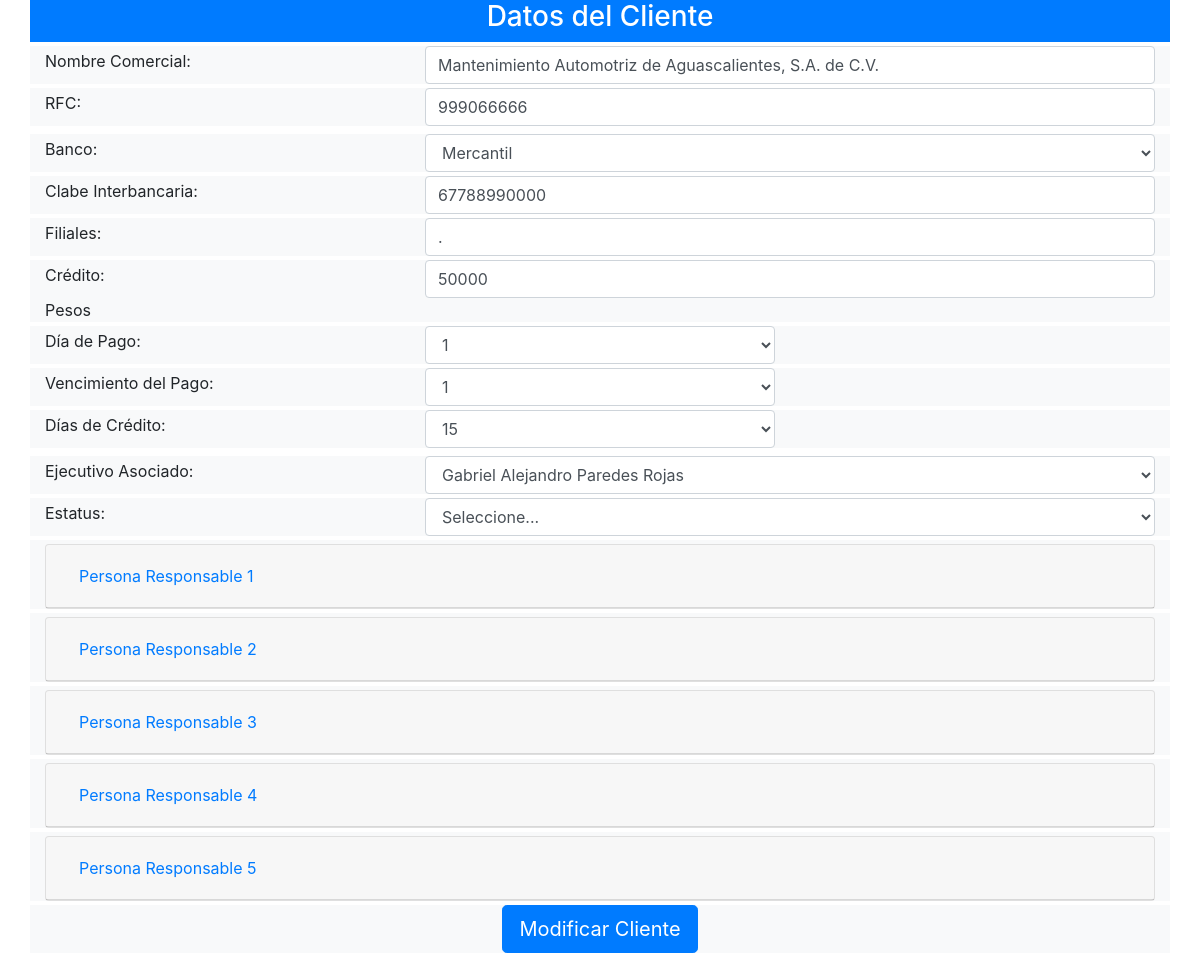
The page /frontend/pantalla/cliente/modificar_cliente.php on the database its author committed.
### tables this page shows
CREATE TABLE IF NOT EXISTS `cliente` (
  `cod_cli` int(11) NOT NULL AUTO_INCREMENT,
  `rfc_cli` varchar(15) NOT NULL,
  `com_cli` varchar(80) NOT NULL,
  `cue_cli` varchar(20) NOT NULL,
  `fil_cli` varchar(35) NOT NULL,
  `cre_cli` float NOT NULL,
  `dia_cli` int(11) NOT NULL,
  `pag_cli` int(11) NOT NULL,
  `ven_cli` int(11) NOT NULL,
  `pdf_cli` text NOT NULL,
  `fac_cli` int(11) NOT NULL,
  `fky_empleado` int(11) NOT NULL,
  `fky_banco` int(11) NOT NULL,
  `est_cli` char(1) NOT NULL,
  PRIMARY KEY (`cod_cli`),
  KEY `fki_empleado` (`fky_empleado`),
  KEY `fky_banco` (`fky_banco`)
);

### backend/clase/permiso.class.php (called while the page is built, shortened)
<?php
require_once("utilidad.class.php");
class permiso extends utilidad
{   public $cod_per;
	public function validar_acceso($id_opc,$fky_usuario)
	{
		$sql="select est_per
		      from  permiso
		      where
		      fky_opcion=$id_opc and
		      fky_usuario=$fky_usuario";
		      return $this->ejecutar($sql);
	}
}
?>

### backend/clase/utilidad.class.php (called while the page is built, shortened)
<?php
class utilidad
{
    private $servidor="localhost";
    private $usuario="root";
    private $clave="";
    private $base_datos="febrero";
    public  $mysqli;
   public function conectar(){
   		$this->mysqli = new mysqli($this->servidor, $this->usuario, $this->clave, $this->base_datos);
   }
	public function ejecutar($sql){
		return $this->mysqli->query($sql);
	}
	public function extraer_dato($pun_bds){
		return $pun_bds->fetch_assoc();
	}
}
?>

### backend/clase/cliente.class.php (called while the page is built, shortened)
<?php
require_once("utilidad.class.php");
class cliente extends utilidad
{
   public function filtrar($cod_cli,$rfc_cli,$com_cli){
        $filtro1 = ($cod_cli!="") ? "and cod_cli=$cod_cli":"";
        $filtro2 = ($rfc_cli!="") ? "and rfc_cli='$rfc_cli'":"";
        $filtro3 = ($com_cli!="") ? "and com_cli like '%$com_cli%'":"";
   		  $sql="select c.*,e.cod_emp,e.nom_emp from cliente c, empleado e  where c.fky_empleado=e.cod_emp $filtro1 $filtro2 $filtro3 ";
   	    return $this->ejecutar($sql);
   }
}
?>

### backend/clase/banco.class.php (called while the page is built, shortened)
<?php
require_once("utilidad.class.php");
class banco extends utilidad
{
   public $est_ban;
   public function listar(){
   		$sql="select * from banco where est_ban='$this->est_ban';";
   		return $this->ejecutar($sql);
   }
}
?>

### backend/clase/empleado.class.php (called while the page is built, shortened)
<?php
require_once("utilidad.class.php");
class empleado extends utilidad
{
	public $est_emp;
   public function listar(){
   		$sql="select * from empleado where est_emp='$this->est_emp';";
   		return $this->ejecutar($sql);
   }
}
?>

### frontend/pantalla/cliente/modificar_cliente.php (the view, shortened to what this page needs)
<?php
require("../../../backend/clase/cliente.class.php");
require("../../../backend/clase/permiso.class.php");
require("../../../backend/clase/banco.class.php");
require("../../../backend/clase/empleado.class.php");
$obj=new cliente;
$objBanco=new banco;
$objPermiso=new permiso;
$objEmpleado=new empleado;
$permiso=$objPermiso->validar_acceso($opcion=1,$fky_usuario=1,$token=md5("12345"));
$acceso=$objPermiso->extraer_dato($permiso);
if($acceso["est_per"]=="A")
{
$resultado=$obj->filtrar($obj->cod_cli,$rfc_cli="",$com_cli="");
$datos=$obj->extraer_dato($resultado);
?>
<!DOCTYPE html>
<html lang="en">
<head>
	<link rel="stylesheet" href="../../bootstrap-4.0/css/bootstrap.min.css">
</head>
<body>
<form action="../../../backend/controlador/cliente.php" method="POST">
	<div class="container">
	 <div class="row bg-primary text-white">
	 	 <div class="col-12 text-center">
	  	<h3>Datos del Cliente</h3>
	 	 </div>
	  </div>
	  <div class="row mt-1 bg-light">
		<div class="col-md-4 col-12 align-self-center">
		     <label for="">Nombre Comercial:</label>
		</div>
		<div class="col-md-8 col-12">
		    <input type="text" name="com_cli" id="com_cli" required="required" maxlength="80" class="form-control" placeholder="Nombre Comercial" onkeyup="return solo_letras();" value="<?php echo $datos['com_cli'] ?>">
		</div>
	  </div>
	  <div class="row mt-1 bg-light">
		<div class="col-md-4 col-12 align-self-center">
		     <label for="">RFC:</label>
		</div>
		<div class="col-md-8 col-12">
		    <input type="text" name="rfc_cli" id="rfc_cli" required="required" maxlength="15" class="form-control" placeholder="RFC" onkeyup="return solo_numeros();" value="<?php echo $datos['rfc_cli'] ?>">
		</div>
	  </div>
	  <div class="row mt-2 bg-light">
		<div class="col-md-4 col-12 align-self-center text-left">
		     <label for="">Banco:</label>
		</div>
		<div class="col-md-8 col-12">
		    <select name="fky_banco" id="fky_banco" class="form-control" required="">
		    <?php
		    $objBanco->asignar_valor("est_ban","A");
		    $pun_ban=$objBanco->listar();
		    while(($banco=$objBanco->extraer_dato($pun_ban))>0)
		    {
		    	if($banco["cod_ban"]==$datos["fky_banco"])
                    $selected='selected';
                      else
                      	 $selected='';
 		    	echo "<option value='$banco[cod_ban]' $selected>$banco[nom_ban]</option>";
		    }
		    ?>
		    </select>
		</div>
	  </div>
	   <div class="row mt-1 bg-light">
		<div class="col-md-4 col-12 align-self-center">
		     <label for="">Clabe Interbancaria:</label>
		</div>
		<div class="col-md-8 col-12">
		    <input type="text" name="cue_cli" id="cue_cli" required="required" maxlength="18" class="form-control" placeholder="Clabe Interbancaria" value="<?php echo $datos['cue_cli'] ?>">
		</div>
	  </div>
	   <div class="row mt-1 bg-light">
		<div class="col-md-4 col-12 align-self-center">
		     <label for="">Filiales:</label>
		</div>
		<div class="col-md-8 col-12">
		    <input type="text" name="fil_cli" id="fil_cli" required="required" maxlength="20" class="form-control" placeholder="Filiales"  value="<?php echo $datos['fil_cli'] ?>">
		</div>
	  </div>
	   <div class="row mt-1 bg-light">
		<div class="col-md-4 col-12 align-self-center">
		     <label for="">Crédito:</label>
		</div>
		<div class="col-md-8 col-12">
		    <input type="text" name="cre_cli" id="cre_cli" required="required" maxlength="10" class="form-control" placeholder="Credito" value="<?php echo $datos['cre_cli'] ?>">
		</div>
		<div class="col-md-4 col-12 align-self-center">
		    <span> Pesos</span>
		</div>
	  </div>
	   	   <div class="row mt-1 bg-light">
		<div class="col-md-4 col-12 align-self-center">
		     <label for="">Día de Pago:</label>
		</div>
		<div class="col-md-4 col-12">
		    <select name='pag_cli' id='pag_cli' class="form-control">
		    <?php
		    	for ($i=1; $i < 31 ; $i++) {
                     if($i==$datos['pag_cli'])
                     	 $selected='selected';
                     	   else
                     	   	 $selected='';
		    		echo "<option value='$i' $selected>$i</option>";
		    	}
		    ?>
		    </select>
		</div>
	  </div>
	   <div class="row mt-1 bg-light">
		<div class="col-md-4 col-12 align-self-center">
		     <label for="">Vencimiento del Pago:</label>
		</div>
		<div class="col-md-4 col-12">
		    <select name='ven_cli' id='ven_cli' class="form-control">
		    <?php
		    	for ($i=1; $i < 31 ; $i++) {
		    		if($i==$datos['ven_cli'])
                     	 $selected='selected';
                     	   else
                     	   	 $selected='';
		    		echo "<option value='$i' $selected>$i</option>";
		    	}
		    ?>
		    </select>
		</div>
	  </div>
	   <div class="row mt-1 bg-light">
		<div class="col-md-4 col-12 align-self-center">
		     <label for="">Días de Crédito:</label>
		</div>
		<div class="col-md-4 col-12">
		    <select name='dia_cli' id='dia_cli' class="form-control">
		    <?php
		    	for ($i=0; $i < 366 ; $i++) {
		    		if($datos["dia_cli"]==$i)
		    		echo "<option value='$i'>$i</option>";
		    	}
		    ?>
		    </select>
		</div>
	  </div>
	  	<div class="row mt-2 bg-light">
		<div class="col-md-4 col-12 align-self-center text-left">
		     <label for="">Ejecutivo Asociado:</label>
		</div>
	 <div class="col-md-8 col-12">
			   <select name="fky_empleado" id="fky_empleado" class="form-control" required="">
			   <?php
			   $objEmpleado->est_emp="A";
			   $emp=$objEmpleado->listar();
			   while(($empleado=$obj->extraer_dato($emp))>0)
			   {
                    $selected=($empleado['cod_emp']==$datos['fky_empleado'])?"selected":"";
			   		echo "<option value='$empleado[cod_emp]' $selected>$empleado[nom_emp] $empleado[ape_emp]</option>";
			   }
			   ?>
			   </select>
		  </div>
	</div>
	  <div class="row mt-1 bg-light">
	     <div class="col-md-4 col-12 align-self-center">
		     <label for="">Estatus:</label>
		</div>
	    <div class="col-md-8 col-12">
		<select name="est_cli" id="est_cli" class="form-control" required="">
			<option value="">Seleccione...</option>
		</select>
		</div>
	 </div>
<?php
for($i=1;$i<6;$i++)
{
  $clase=($i>0)?"d-block":"d-none";
?>
<div class="<?php echo $clase ?>" id="responsable<?php echo $i ?>">
	<div class="row mt-1 bg-light">
	  <div class="col-md-12 col-12 align-self-center">
			<div class="accordion mt-1 ml-0 mr-0" id="accordionExample">
			  <div class="card">
			    <div class="card-header" id="headingOne">
			      <h5 class="mb-0">
			        <button class="btn btn-link" type="button" data-toggle="collapse" data-target="#collapseOne<?php echo $i ?>" aria-expanded="true" aria-controls="collapseOne">
			          <span class="text-primary">Persona Responsable <?php echo $i ?> </span>
			        </button>
			      </h5>
			    </div>
			  </div>
			</div>
		</div>
	</div>
</div>
<?php
}
?>
	  <div class="row mt-1 bg-light">
	  	 <div class="col-12  text-center">
		     <input type="submit" class="btn btn-primary btn-lg" value="Modificar Cliente">
		</div>
	   </div>
	</div>
</form>
</body>
</html>
<?php
}else{
	$obj->mensaje("danger","No tienes permiso de accesar a esta p&aacute;gina");
}
?>

### rows shown on the page
cliente: com_cli "Mantenimiento Automotriz de Aguascalientes, S.A. de C.V.", rfc_cli "999066666", cue_cli "67788990000", fil_cli ".", cre_cli "50000", dia_cli "15"

### other values the page prints
form field fky_banco "Mercantil"
form field pag_cli "1"
form field ven_cli "1"
form field fky_empleado "Gabriel Alejandro Paredes Rojas"
